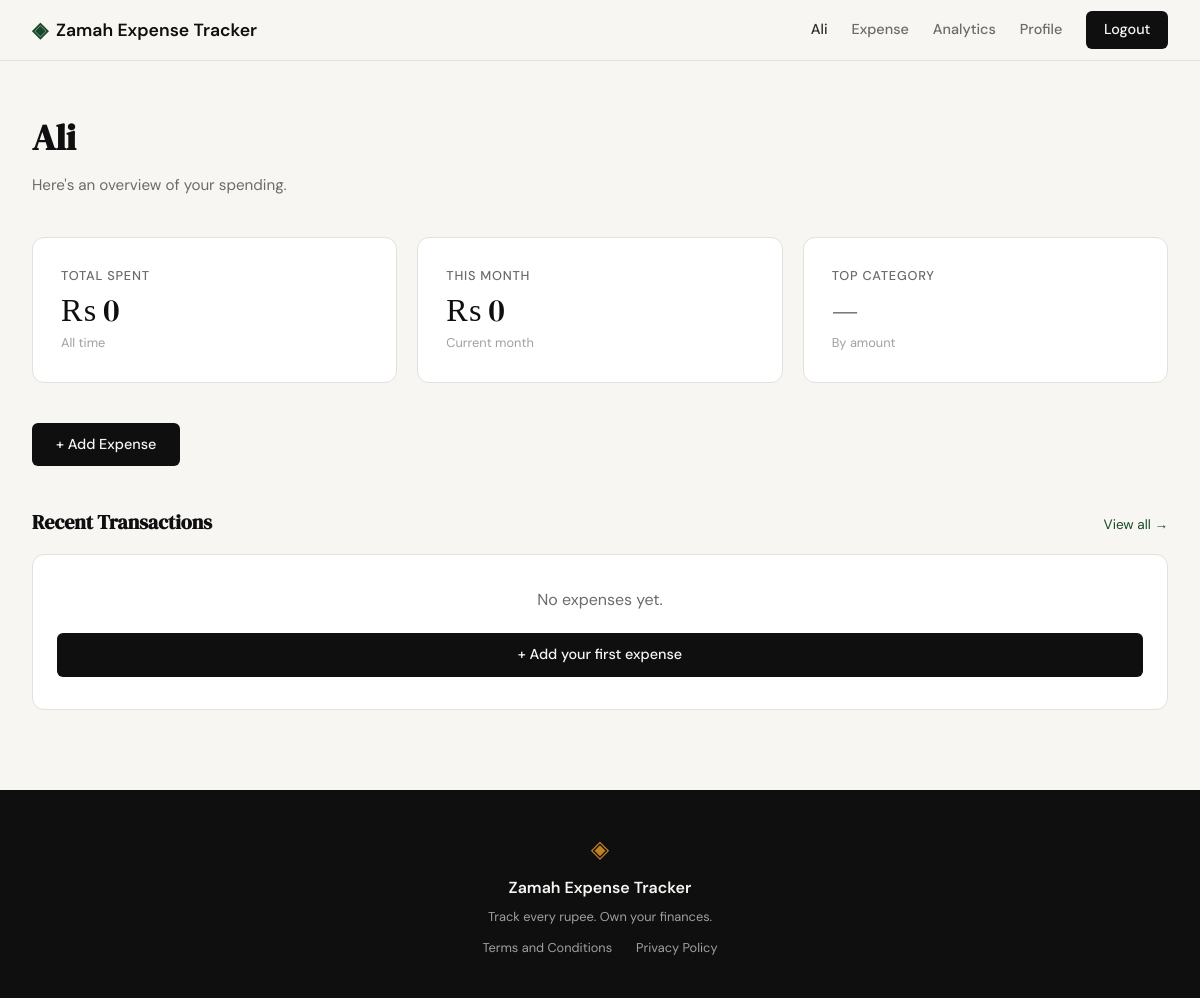
The page /dashboard (signed in) on the database as committed earlier.
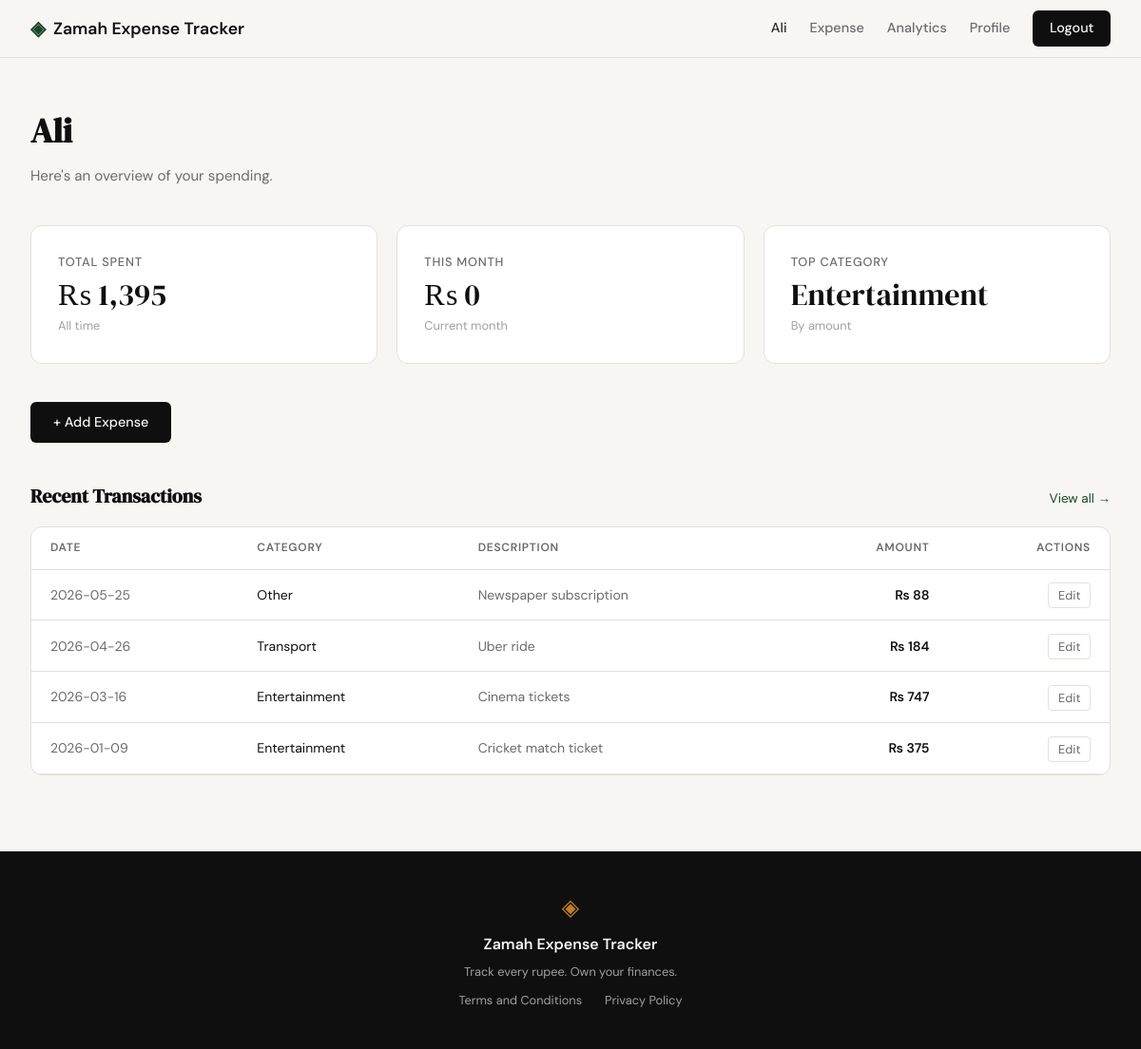
The same page on the database as committed later.
### tables this page shows
CREATE TABLE expenses (
            id          INTEGER PRIMARY KEY AUTOINCREMENT,
            user_id     INTEGER NOT NULL,
            amount      REAL    NOT NULL,
            category    TEXT    NOT NULL,
            date        TEXT    NOT NULL,
            description TEXT,
            created_at  TEXT    DEFAULT (datetime('now')),
            FOREIGN KEY (user_id) REFERENCES users(id)
        );

### app.py (the view)
@app.route("/dashboard")
def dashboard():
    if not session.get("user_id"):
        return redirect(url_for("login"))
    totals = get_expense_totals(session["user_id"])
    recent = get_expenses(session["user_id"])[:5]
    return render_template("dashboard.html", totals=totals, recent=recent)

### database/db.py (called while the page is built)
def get_db():
    path = current_app.config.get("DATABASE", DB_PATH) if has_app_context() else DB_PATH
    if path == ":memory:":
        conn = sqlite3.connect("file::memory:?cache=shared", uri=True)
    else:
        conn = sqlite3.connect(path)
    conn.row_factory = sqlite3.Row
    conn.execute("PRAGMA foreign_keys = ON")
    return conn

def get_expenses(user_id):
    db = get_db()
    rows = db.execute(
        "SELECT * FROM expenses WHERE user_id = ? ORDER BY date DESC", (user_id,)
    ).fetchall()
    db.close()
    return rows

def get_expense_totals(user_id):
    db = get_db()
    total = db.execute(
        "SELECT COALESCE(SUM(amount), 0) FROM expenses WHERE user_id = ?", (user_id,)
    ).fetchone()[0]
    month_total = db.execute(
        "SELECT COALESCE(SUM(amount), 0) FROM expenses "
        "WHERE user_id = ? AND strftime('%Y-%m', date) = strftime('%Y-%m', 'now')",
        (user_id,),
    ).fetchone()[0]
    top = db.execute(
        "SELECT category FROM expenses WHERE user_id = ? "
        "GROUP BY category ORDER BY SUM(amount) DESC LIMIT 1",
        (user_id,),
    ).fetchone()
    db.close()
    return {
        "total": total,
        "month_total": month_total,
        "top_category": top[0] if top else "—",
    }

### templates/dashboard.html (shortened to what this page needs)
{% extends "base.html" %}
{% block content %}
<section class="dashboard-section">
    <div class="dashboard-container">
        <div class="dashboard-header">
            <h1 class="dashboard-title">{{ session['user_name'] }}</h1>
            <p class="dashboard-subtitle">Here's an overview of your spending.</p>
        </div>
        <div class="summary-cards">
            <div class="summary-card">
                <p class="summary-label">Total Spent</p>
                <p class="summary-value">₨ {{ "{:,.0f}".format(totals.total) }}</p>
                <p class="summary-note">All time</p>
            </div>
            <div class="summary-card">
                <p class="summary-label">This Month</p>
                <p class="summary-value">₨ {{ "{:,.0f}".format(totals.month_total) }}</p>
                <p class="summary-note">Current month</p>
            </div>
            <div class="summary-card">
                <p class="summary-label">Top Category</p>
                <p class="summary-value">{{ totals.top_category }}</p>
                <p class="summary-note">By amount</p>
            </div>
        </div>
        <div class="dashboard-actions">
            <a href="{{ url_for('add_expense') }}" class="btn-primary">+ Add Expense</a>
        </div>
        <div>
            <div style="display:flex; align-items:baseline; justify-content:space-between; margin-bottom:1rem;">
                <h2 style="font-family:var(--font-display); font-size:1.25rem; color:var(--ink); margin:0;">Recent Transactions</h2>
                <a href="{{ url_for('expense_list') }}" style="font-size:0.85rem; color:var(--accent); text-decoration:none;">View all &rarr;</a>
            </div>
            {% if recent %}
            <div class="summary-card" style="padding:0; overflow:hidden;">
                <table style="width:100%; border-collapse:collapse;">
                    <thead>
                        <tr style="border-bottom:1px solid var(--border);">
                            <th style="padding:0.75rem 1.25rem; text-align:left; font-size:0.75rem; text-transform:uppercase; letter-spacing:0.06em; color:var(--ink-muted); font-weight:600;">Date</th>
                            <th style="padding:0.75rem 1.25rem; text-align:left; font-size:0.75rem; text-transform:uppercase; letter-spacing:0.06em; color:var(--ink-muted); font-weight:600;">Category</th>
                            <th style="padding:0.75rem 1.25rem; text-align:left; font-size:0.75rem; text-transform:uppercase; letter-spacing:0.06em; color:var(--ink-muted); font-weight:600;">Description</th>
                            <th style="padding:0.75rem 1.25rem; text-align:right; font-size:0.75rem; text-transform:uppercase; letter-spacing:0.06em; color:var(--ink-muted); font-weight:600;">Amount</th>
                            <th style="padding:0.75rem 1.25rem; text-align:right; font-size:0.75rem; text-transform:uppercase; letter-spacing:0.06em; color:var(--ink-muted); font-weight:600;">Actions</th>
                        </tr>
                    </thead>
                    <tbody>
                        {% for e in recent %}
                        <tr style="border-bottom:1px solid var(--border);">
                            <td style="padding:0.85rem 1.25rem; color:var(--ink-muted); font-size:0.875rem; white-space:nowrap;">{{ e.date }}</td>
                            <td style="padding:0.85rem 1.25rem; color:var(--ink); font-size:0.875rem;">{{ e.category }}</td>
                            <td style="padding:0.85rem 1.25rem; color:var(--ink-muted); font-size:0.875rem;">{{ e.description or '—' }}</td>
                            <td style="padding:0.85rem 1.25rem; text-align:right; color:var(--ink); font-size:0.875rem; font-weight:600; white-space:nowrap;">₨ {{ "{:,.0f}".format(e.amount) }}</td>
                            <td style="padding:0.85rem 1.25rem; text-align:right; white-space:nowrap;">
                                <a href="{{ url_for('edit_expense', id=e.id) }}" style="font-size:0.8rem; color:var(--ink-muted); text-decoration:none; border:1px solid var(--border); border-radius:4px; padding:0.25rem 0.6rem;">Edit</a>
                            </td>
                        </tr>
                        {% endfor %}
                    </tbody>
                </table>
            </div>
            {% else %}
            <div class="summary-card" style="text-align:center; padding:2rem 1.5rem;">
                <p style="color:var(--ink-muted); margin:0 0 1rem;">No expenses yet.</p>
                <a href="{{ url_for('add_expense') }}" class="btn-primary">+ Add your first expense</a>
            </div>
            {% endif %}
        </div>
    </div>
</section>
{% endblock %}

### templates/base.html (shortened to what this page needs)
<!DOCTYPE html>
<html lang="en">
<head>
    <link rel="stylesheet" href="{{ url_for('static', filename='css/style.css') }}">
</head>
<body>
    <nav class="navbar">
        <div class="nav-inner">
            <a href="{{ url_for('landing') }}" class="nav-brand">
                <span class="brand-icon">◈</span>
                <span class="brand-name">Zamah Expense Tracker</span>
            </a>
            <div class="nav-links">
                {% if session.get('user_id') %}
                <span class="nav-user">{{ session['user_name'] }}</span>
                <a href="{{ url_for('expense_list') }}" class="{{ 'nav-active' if request.endpoint == 'expense_list' else '' }}">Expense</a>
                <a href="{{ url_for('analytics') }}" class="{{ 'nav-active' if request.endpoint == 'analytics' else '' }}">Analytics</a>
                <a href="{{ url_for('profile') }}" class="{{ 'nav-active' if request.endpoint == 'profile' else '' }}">Profile</a>
                <a href="{{ url_for('logout') }}" class="nav-cta">Logout</a>
                {% else %}
                <a href="{{ url_for('login') }}">Sign in</a>
                <a href="{{ url_for('register') }}" class="nav-cta">Get started</a>
                {% endif %}
            </div>
        </div>
    </nav>
    <main class="main-content">
        {% block content %}{% endblock %}
    </main>
    <footer class="footer">
        <div class="footer-inner">
            <span class="brand-icon">◈</span>
            <span class="footer-name">Zamah Expense Tracker</span>
            <p class="footer-copy">Track every rupee. Own your finances.</p>
            <div class="footer-links">
                <a href="{{ url_for('terms') }}">Terms and Conditions</a>
                <a href="{{ url_for('privacy') }}">Privacy Policy</a>
            </div>
        </div>
    </footer>
</body>
</html>

### static/css/style.css (style rules this page uses)
:root { --ink: #0f0f0f; --ink-soft: #2d2d2d; --ink-muted: #6b6b6b; --ink-faint: #a0a0a0; --paper: #f7f6f3; --paper-warm: #f0ede6; --paper-card: #ffffff; --accent: #1a472a; --accent-light: #e8f0eb; --accent-2: #c17f24; --accent-2-light: #fdf3e3; --danger: #c0392b; --danger-light: #fdecea; --border: #e4e1da; --border-soft: #eeebe4; --font-display: 'DM Serif Display', Georgia, serif; --font-body: 'DM Sans', system-ui, sans-serif; --max-width: 1200px; --auth-width: 440px; --radius-sm: 6px; --radius-md: 12px; --radius-lg: 20px; }
*, *::before, *::after { box-sizing: border-box; margin: 0; padding: 0; }
html { font-size: 16px; scroll-behavior: smooth; }
body { background: var(--paper); color: var(--ink); font-family: var(--font-body); font-size: 1rem; line-height: 1.6; -webkit-font-smoothing: antialiased; }
a { color: inherit; text-decoration: none; }
.navbar { position: sticky; top: 0; z-index: 100; background: var(--paper); border-bottom: 1px solid var(--border); padding: 0 2rem; }
.nav-inner { max-width: var(--max-width); margin: 0 auto; height: 60px; display: flex; align-items: center; justify-content: space-between; }
.nav-brand { display: flex; align-items: center; gap: 0.5rem; font-family: var(--font-body); font-weight: 600; font-size: 1.1rem; color: var(--ink); }
.brand-icon { color: var(--accent); font-size: 1.3rem; }
.brand-name { color: var(--ink); }
.nav-links { display: flex; align-items: center; gap: 1.5rem; font-size: 0.9rem; font-weight: 500; }
.nav-links a { color: var(--ink-muted); transition: color 0.2s; }
.nav-cta { background: var(--ink) !important; color: var(--paper) !important; padding: 0.45rem 1.1rem; border-radius: var(--radius-sm); transition: background 0.2s !important; }
.main-content { min-height: calc(100vh - 60px - 100px); }
.btn-primary { display: inline-block; background: var(--ink); color: var(--paper); padding: 0.65rem 1.5rem; border-radius: var(--radius-sm); font-family: var(--font-body); font-size: 0.9rem; font-weight: 500; cursor: pointer; border: none; transition: background 0.2s; text-decoration: none; }
.nav-user { font-size: 0.9rem; font-weight: 500; color: var(--ink-soft); }
.dashboard-section { padding: 3rem 2rem 5rem; max-width: var(--max-width); margin: 0 auto; }
.dashboard-container { display: flex; flex-direction: column; gap: 2.5rem; }
.dashboard-header { max-width: 560px; }
.dashboard-title { font-family: var(--font-display); font-size: clamp(1.75rem, 3vw, 2.5rem); color: var(--ink); margin-bottom: 0.4rem; }
.dashboard-subtitle { font-size: 0.95rem; color: var(--ink-muted); }
.summary-cards { display: grid; grid-template-columns: repeat(3, 1fr); gap: 1.25rem; }
.summary-card { background: var(--paper-card); border: 1px solid var(--border); border-radius: var(--radius-md); padding: 1.75rem; display: flex; flex-direction: column; gap: 0.25rem; }
.summary-label { font-size: 0.8rem; font-weight: 500; text-transform: uppercase; letter-spacing: 0.06em; color: var(--ink-muted); }
.summary-value { font-family: var(--font-display); font-size: 2rem; color: var(--ink); line-height: 1.2; }
.summary-note { font-size: 0.8rem; color: var(--ink-faint); }
.dashboard-actions { display: flex; gap: 1rem; }
.footer { background: var(--ink); color: var(--paper); padding: 2.5rem 2rem; text-align: center; }
.footer-inner { display: flex; flex-direction: column; align-items: center; gap: 0.4rem; }
.footer .brand-icon { color: var(--accent-2); font-size: 1.5rem; }
.footer-name { font-weight: 600; font-size: 1rem; }
.footer-copy { font-size: 0.8rem; color: var(--ink-faint); }
.footer-links { display: flex; gap: 1.5rem; margin-top: 0.25rem; }
.footer-links a { font-size: 0.8rem; color: var(--ink-faint); transition: color 0.2s; }

Rows that differ between the two databases and show on the page:
added expenses: date "2026-05-25", category "Other", description "Newspaper subscription", amount "88"
added expenses: date "2026-04-26", category "Transport", description "Uber ride", amount "184"
added expenses: date "2026-03-16", category "Entertainment", description "Cinema tickets", amount "747"
added expenses: date "2026-01-09", category "Entertainment", description "Cricket match ticket", amount "375"
Other text that changed with them:
{{ "{:,.0f}".format(totals.total) }}: "0" → "1,395"
{{ totals.top_category }}: "—" → "Entertainment"
text no longer shown: "No expenses yet. + Add your first expense"
text now shown: "DATE CATEGORY DESCRIPTION AMOUNT ACTIONS"
